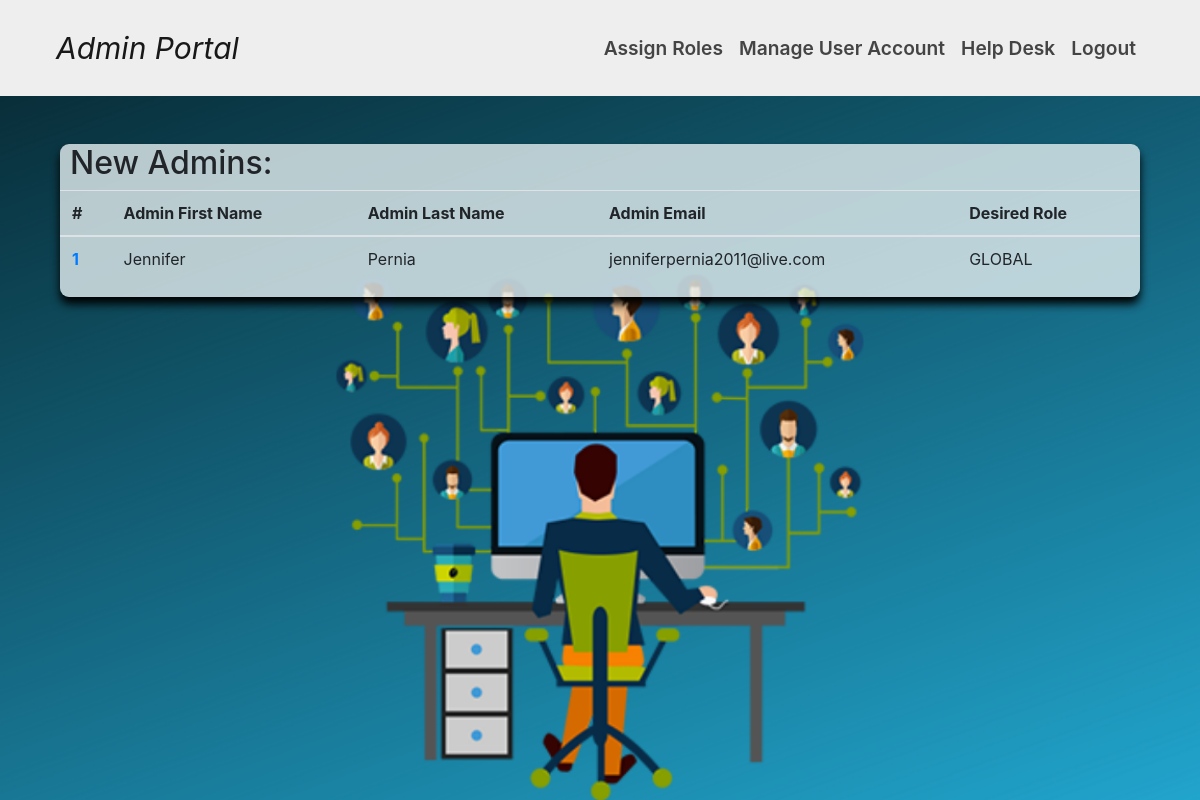
The page /new-admins-list/ (signed in) on the database as committed earlier.
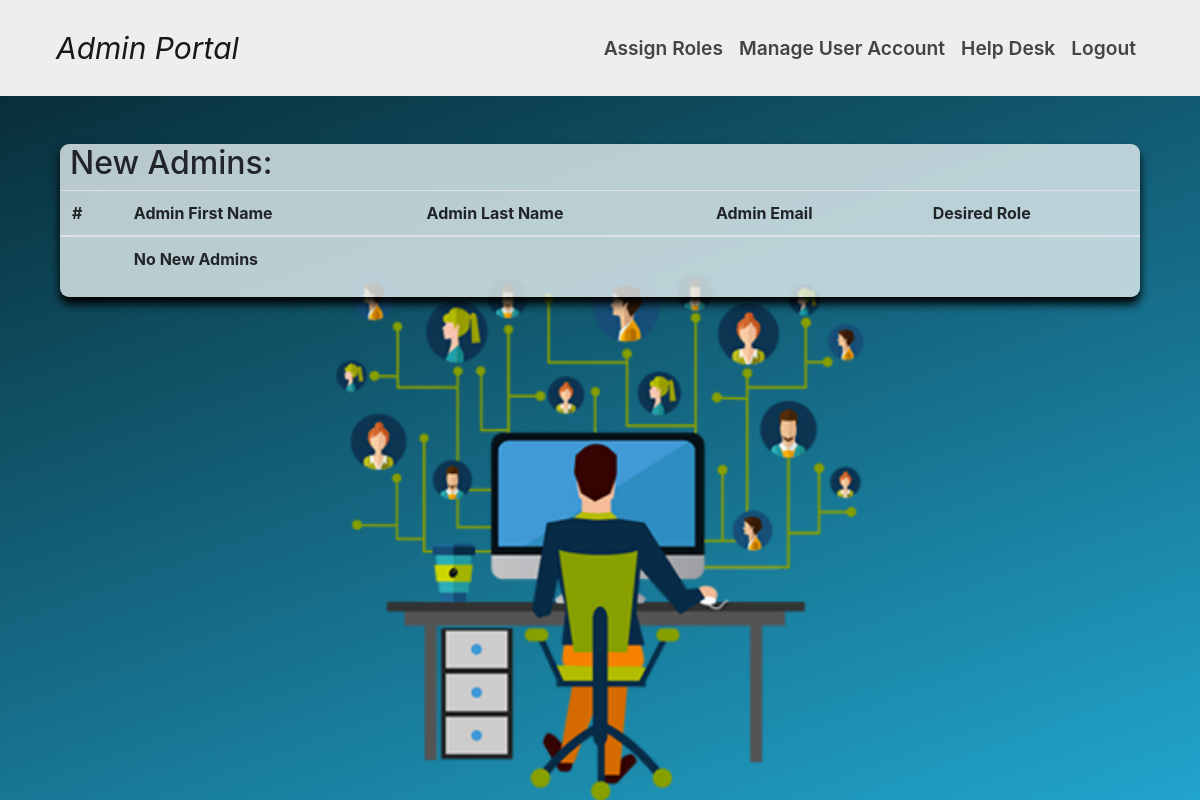
The same page on the database as committed later.
### Administrator/models.py (models this page shows, shortened)
class Administrator(models.Model):
    user = models.OneToOneField(User, on_delete=models.CASCADE)
    admin_id = models.AutoField(primary_key=True)
    first_name = models.CharField(max_length=50, blank=False, null=False)
    last_name = models.CharField(max_length=50, blank=False, null=False)
    email = models.EmailField(unique=True)
    role = models.CharField(max_length=11, choices=ROLES)
    is_admin = models.BooleanField(default=False)
    created_at = models.DateTimeField(auto_now_add=True)
    def get_absolute_url(self):
        return reverse('admin-detail', args=[str(self.admin_id)])

### Administrator/views.py (the view)
# urls.py: path('new-admins-list/', admin_views.NewAdminsListView.as_view(), name='new-admins-list'),
class NewAdminsListView(ListView):
    template_name = 'Portal/new-admins-list.html'
    paginate_by = 10
    model = Administrator
    context_object_name = 'new_admins_list'
    def get_queryset(self):
        newAdmins = Administrator.objects.filter(is_admin = False).order_by('-created_at')
        return newAdmins
    def get_context_data(self, **kwargs):
        context = super().get_context_data(**kwargs)
        userInstance = User.objects.get(username=self.request.user.username)
        isAdmin = userInstance.administrator.is_admin
        context['isAdmin'] = isAdmin
        return context

### Portal/templates/Portal/new-admins-list.html (shortened to what this page needs)
<head>
</head>
{% extends "Portal/homePage.html" %}
{% block admin_links %}
    {% if isAdmin %}
        <a class="nav-link" href="{% url 'new-admins-list' %}">Assign Roles</a>
    <li class="nav-item">
        <a class="nav-link" href="{% url 'redirect-success' %}">Manage User Account</a>
    </li>
    <li class="nav-item">
        <a class="nav-link" href="{% url 'redirect-success' %}"> Help Desk</a>
    </li>
    {% endif %}
{% endblock %}
{% block content %}
<div id="backgroundimg1">
  <div class="row" id="table-container">
    <table class="table">
      <h2 style="margin-left: 10px;">New Admins:</h2>
      <thead>
        <tr>
          <th scope="col">#</th>
          <th scope="col">Admin First Name</th>
          <th scope="col">Admin Last Name</th>
          <th scope="col">Admin Email</th>
          <th scope="col">Desired Role</th>
        </tr>
      </thead>
      <tbody>
        {% for newAdmin in new_admins_list %}
        <tr>
          <th scope="row"> <a href="{{ newAdmin.get_absolute_url }}" class="rowlink"> {{forloop.counter}} </a> </th>
          <td>{{ newAdmin.first_name }}</td>
          <td>{{ newAdmin.last_name }}</td>
          <td>{{ newAdmin.email }}</td>
          <td>{{ newAdmin.role }}</td>
        </tr>
        {% empty %}
        <tr>
            <td></td>
            <th scope="row">No New Admins</th>
        </tr>
        {% endfor %}
      </tbody>
    </table>
  </div>
</div>
{% endblock %}

Rows that differ between the two databases and show on the page:
no longer on this page (row edited): Administrator: first_name "Jennifer", last_name "Pernia", email "jenniferpernia2011@live.com", role "GLOBAL"
Other text that changed with them:
text now shown: "No New Admins"
